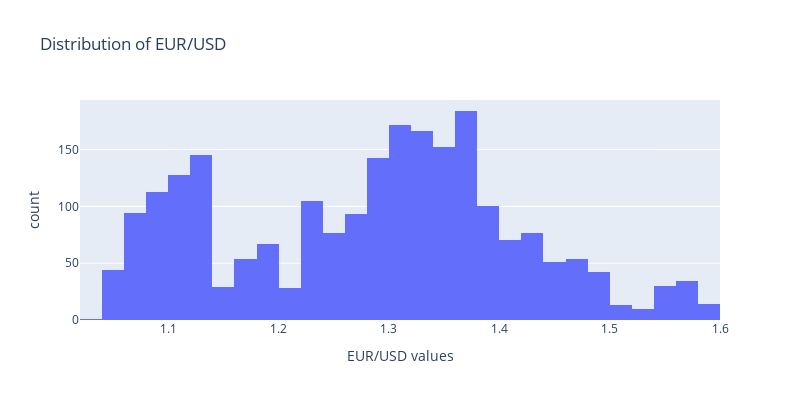

Notebook source saved alongside this figure:
### Code cell
fig = px.histogram(x = gold_data['EUR/USD'],
                   title = 'Distribution of EUR/USD', width=800, height=400,
                   labels = {'x': 'EUR/USD values', 'y': 'Count'})

fig.show()

### Figure 1 — Plotly figure (JSON) as saved in the notebook; plotly's stock layout.template omitted (floating-point values rounded to 4 significant figures; data arrays with more than 128 entries replaced by an {"elided": "..."} marker saying what was removed)
{"data": [{"alignmentgroup": "True", "bingroup": "x", "hovertemplate": "EUR/USD values=%{x}<br>count=%{y}<extra></extra>", "legendgroup": "", "marker": {"color": "#636efa", "pattern": {"shape": ""}}, "name": "", "offsetgroup": "", "orientation": "v", "showlegend": false, "type": "histogram", "x": {"elided": "2290 float values"}, "xaxis": "x", "yaxis": "y"}], "layout": {"barmode": "relative", "height": 400, "legend": {"tracegroupgap": 0}, "title": {"text": "Distribution of EUR/USD"}, "width": 800, "xaxis": {"anchor": "y", "domain": [0, 1], "title": {"text": "EUR/USD values"}}, "yaxis": {"anchor": "x", "domain": [0, 1], "title": {"text": "count"}}}}
